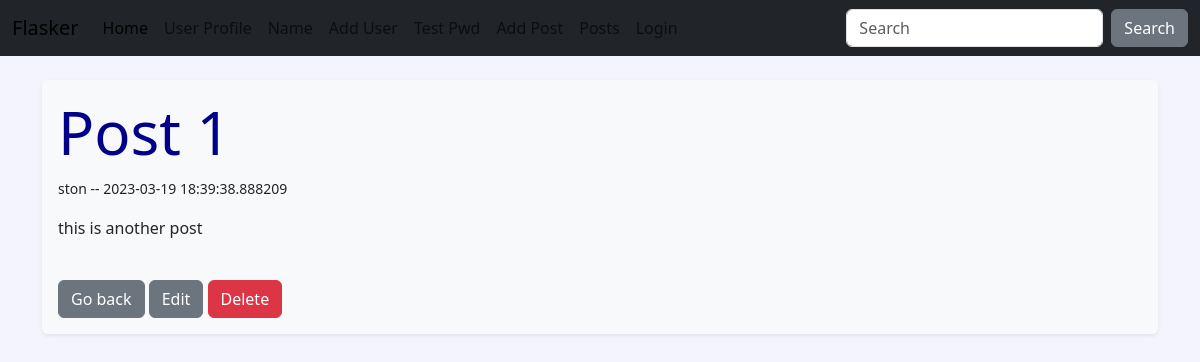
Page /posts/3 on the committed database.
### hello.py (models this page shows)
class Post(db.Model):
    id = db.Column(db.Integer, primary_key=True)
    title = db.Column(db.String(255))
    content = db.Column(db.Text)
    author = db.Column(db.String(255))
    date_posted = db.Column(db.DateTime, default=datetime.utcnow)
    slug = db.Column(db.String(255))

### hello.py (the view)
@app.route('/posts/<int:id>')
def post(id):
    post = Post.query.get_or_404(id)
    return render_template('post.html', post=post)

### templates/post.html
{% extends 'base.html' %}
{% block content%}
<div class="shadow-sm p-3 mb-1 bg-body-tertiary rounded">
    <h1>{{ post.title|capitalize }}</h1>
    <p><small>{{ post.author }} -- {{ post.date_posted }}</small></p>
    <p>{{ post.content }}</p><br />
    <a href="{{ url_for('posts')}}"><button type="button" class="btn btn-secondary">Go back</button></a>
    <a href="{{ url_for('edit_post', id=post.id)}}"><button type="button" class="btn btn-secondary">Edit</button></a>
    <a href="{{ url_for('delete_post', id=post.id)}}"><button type="button" class="btn btn-danger">Delete</button></a>
</div>
<br/>
{% endblock %}

### static/css/style.css (style rules this page uses)
h1 { color: darkblue; font-size: 60px; }
body { background-color: #f4f4ff; }

### rows in the picture
Post: title "Post 1", author "ston", date_posted "2023-03-19 18:39:38.888209", content "this is another post"
